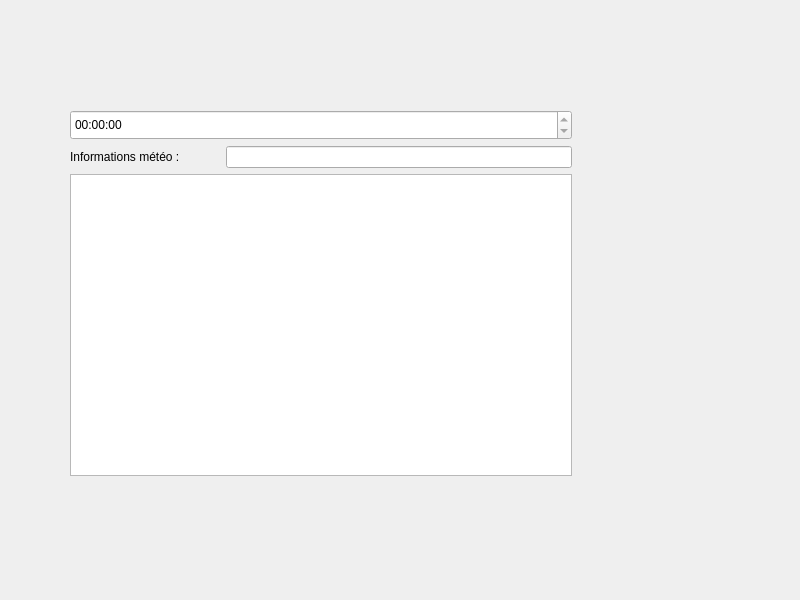
<?xml version="1.0" encoding="UTF-8"?>
<ui version="4.0">
 <class>Panneau</class>
 <widget class="QWidget" name="Panneau">
  <property name="geometry">
   <rect>
    <x>0</x>
    <y>0</y>
    <width>800</width>
    <height>600</height>
   </rect>
  </property>
  <property name="windowTitle">
   <string>Panneau</string>
  </property>
  <widget class="QWidget" name="">
   <property name="geometry">
    <rect>
     <x>70</x>
     <y>110</y>
     <width>502</width>
     <height>366</height>
    </rect>
   </property>
   <layout class="QGridLayout" name="gridLayout">
    <item row="0" column="0" colspan="2">
     <widget class="QTimeEdit" name="timeEditHeure">
      <property name="minimumSize">
       <size>
        <width>150</width>
        <height>30</height>
       </size>
      </property>
      <property name="alignment">
       <set>Qt::AlignmentFlag::AlignLeading|Qt::AlignmentFlag::AlignLeft|Qt::AlignmentFlag::AlignVCenter</set>
      </property>
      <property name="readOnly">
       <bool>true</bool>
      </property>
     </widget>
    </item>
    <item row="1" column="0">
     <widget class="QLabel" name="label">
      <property name="minimumSize">
       <size>
        <width>150</width>
        <height>20</height>
       </size>
      </property>
      <property name="text">
       <string>Informations météo :</string>
      </property>
     </widget>
    </item>
    <item row="1" column="1">
     <widget class="QLineEdit" name="lineEditMeteo">
      <property name="minimumSize">
       <size>
        <width>341</width>
        <height>20</height>
       </size>
      </property>
     </widget>
    </item>
    <item row="2" column="0" colspan="2">
     <widget class="QTextEdit" name="textEditMessage">
      <property name="minimumSize">
       <size>
        <width>500</width>
        <height>300</height>
       </size>
      </property>
     </widget>
    </item>
   </layout>
  </widget>
 </widget>
 <resources/>
 <connections/>
</ui>
